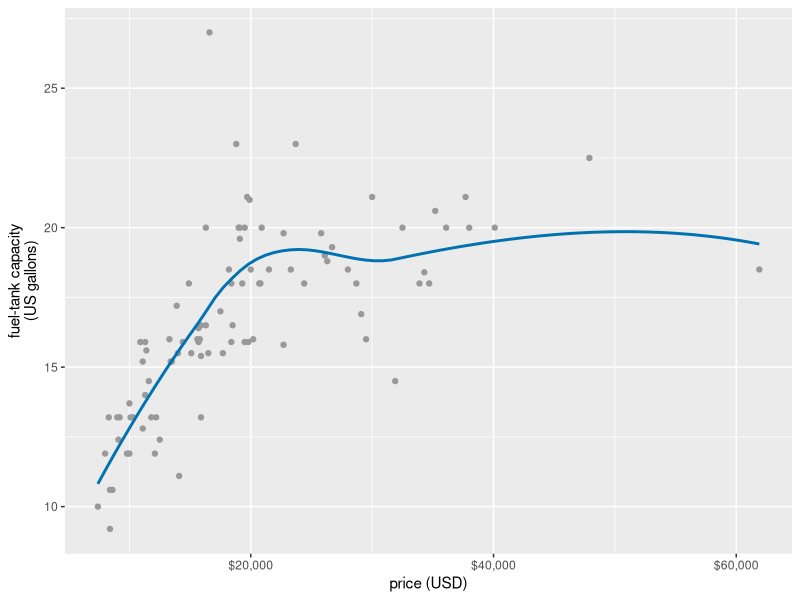
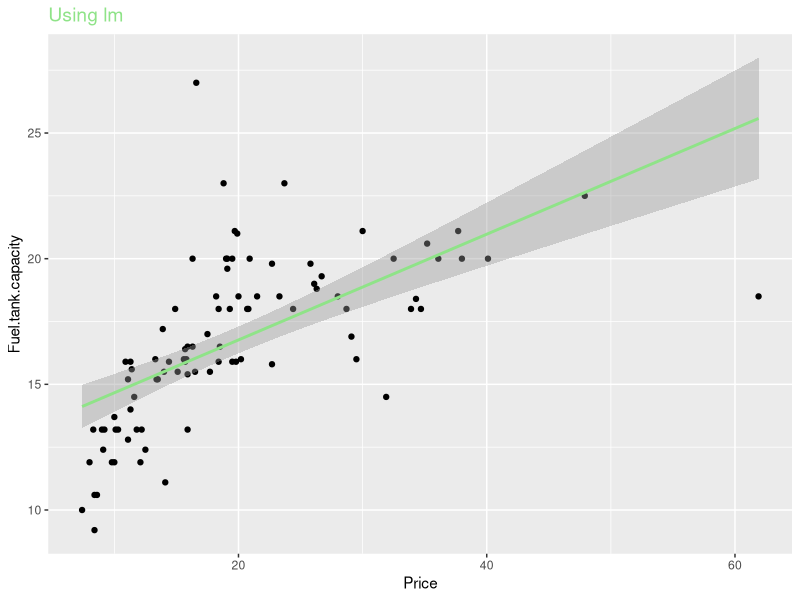
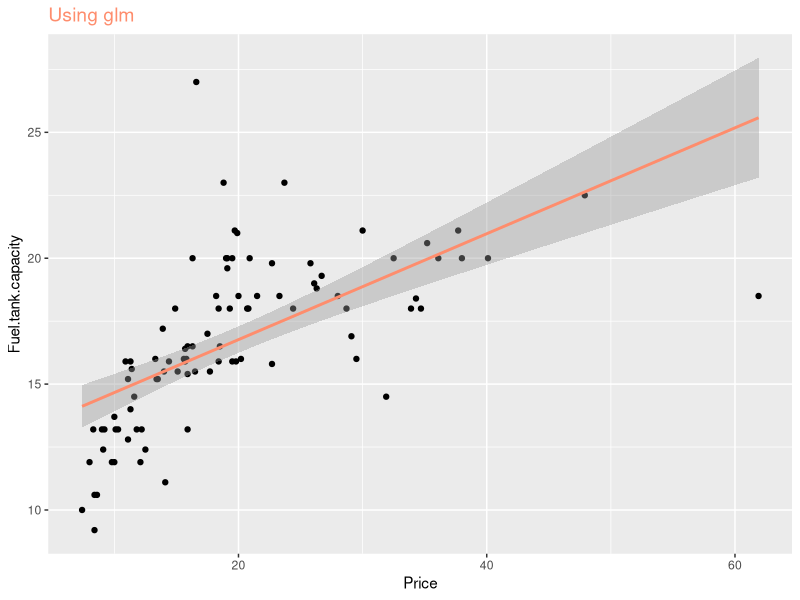
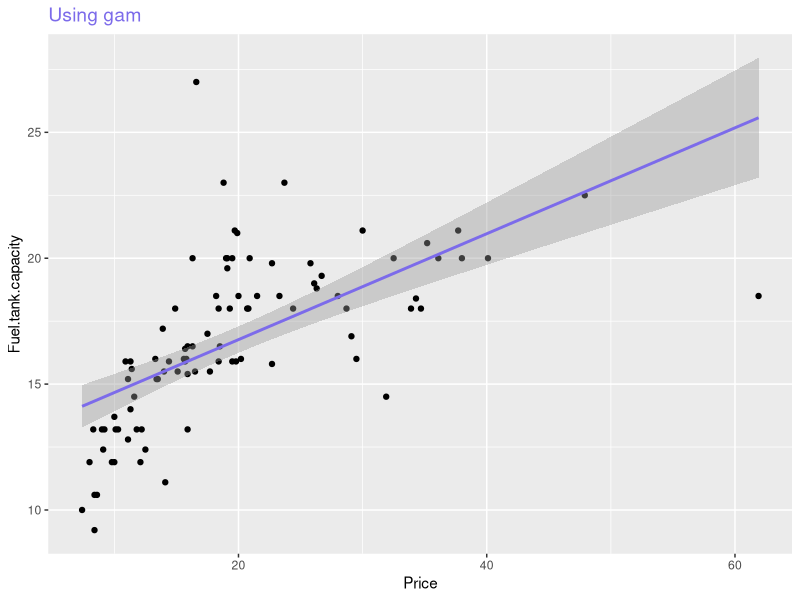

These figures' R source, in order:
library(ggplot2)
cars93 <- MASS::Cars93
ggplot(cars93, aes(x = Price, y = Fuel.tank.capacity)) +
  geom_point(color = "grey60") +
  geom_smooth(se = FALSE, method = "loess", formula = y ~ x, color = "#0072B2") +
  scale_x_continuous(
    name = "price (USD)",
    breaks = c(20, 40, 60),
    labels = c("$20,000", "$40,000", "$60,000")
  ) +
  scale_y_continuous(name = "fuel-tank capacity\n(US gallons)")

#A, B, C, D, E
ggplot(data = cars93, aes(x = Price, y = Fuel.tank.capacity)) +
  geom_point()+
  geom_smooth(se=T, method="lm", formula = y ~ x, color="#8fe388")+ ggtitle("Using lm") + 
  theme(plot.title= element_text(size = 14, color ="#8fe388"))
 

ggplot(data = cars93, aes(x = Price, y = Fuel.tank.capacity)) +
  geom_point()+
  geom_smooth(se=T, method="glm", formula = y ~ x, color="#fe8d6d")+ ggtitle("Using glm") +
  theme(plot.title= element_text(size=14, color="#fe8d6d"))

ggplot(data = cars93, aes(x = Price, y = Fuel.tank.capacity)) +
  geom_point()+
  geom_smooth(se=T, method="gam", formula = y ~ x, color="#7c6bea")+ ggtitle("Using gam") +
  theme(plot.title= element_text(size=14, color="#7c6bea"))

